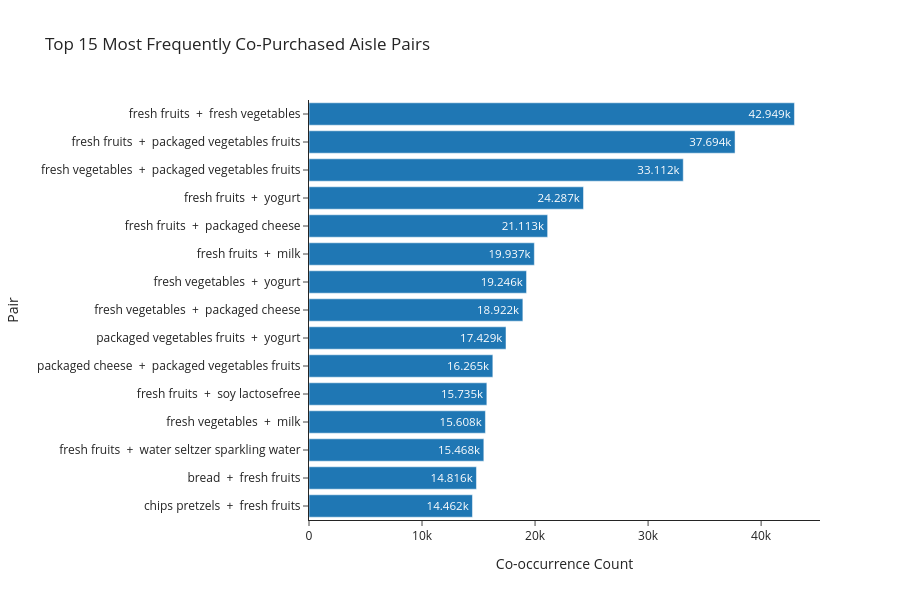

Source (notebook cell):
### Code cell
fig = px.bar(
    aisle_pairs_df,
    x="Co-occurrence Count",
    y="Pair",
    orientation="h",
    title="Top 15 Most Frequently Co-Purchased Aisle Pairs",
    text_auto=True,
    height=600,
)
fig.update_layout(yaxis=dict(autorange="reversed"))
fig.show()

### Figure 1 — Plotly figure (JSON) as saved in the notebook; plotly's stock layout.template omitted (floating-point values rounded to 4 significant figures)
{"data": [{"hovertemplate": "Co-occurrence Count=%{x}<br>Pair=%{y}<extra></extra>", "legendgroup": "", "marker": {"color": "#1F77B4", "pattern": {"shape": ""}}, "name": "", "orientation": "h", "showlegend": false, "textposition": "auto", "texttemplate": "%{x}", "type": "bar", "x": [42949, 37694, 33112, 24287, 21113, 19937, 19246, 18922, 17429, 16265, 15735, 15608, 15468, 14816, 14462], "xaxis": "x", "y": ["fresh fruits  +  fresh vegetables", "fresh fruits  +  packaged vegetables fruits", "fresh vegetables  +  packaged vegetables fruits", "fresh fruits  +  yogurt", "fresh fruits  +  packaged cheese", "fresh fruits  +  milk", "fresh vegetables  +  yogurt", "fresh vegetables  +  packaged cheese", "packaged vegetables fruits  +  yogurt", "packaged cheese  +  packaged vegetables fruits", "fresh fruits  +  soy lactosefree", "fresh vegetables  +  milk", "fresh fruits  +  water seltzer sparkling water", "bread  +  fresh fruits", "chips pretzels  +  fresh fruits"], "yaxis": "y"}], "layout": {"barmode": "relative", "height": 600, "legend": {"tracegroupgap": 0}, "title": {"text": "Top 15 Most Frequently Co-Purchased Aisle Pairs"}, "xaxis": {"anchor": "y", "domain": [0.0, 1.0], "title": {"text": "Co-occurrence Count"}}, "yaxis": {"anchor": "x", "autorange": "reversed", "domain": [0.0, 1.0], "title": {"text": "Pair"}}}}
